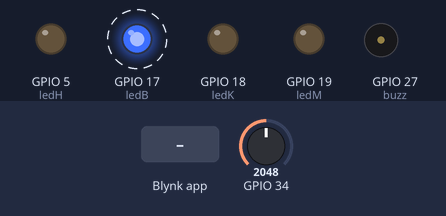
Simulated run of this sketch. Board: ESP32. On the bench: output pins drawn as LEDs (lit = HIGH), buzzer (waves = sounding, pin HIGH). Dashed ring = blinking. The test bench sets the inputs (shaded band); at power-on: GPIO 34 = 2048. WiFi joins after 1.5 s; servers stay silent unless stated; what the sketch prints to the serial monitor is not drawn.

Above: at 3.0 s.
3.1 s: Blynk app writes 1 to V0
At 4.05 s:
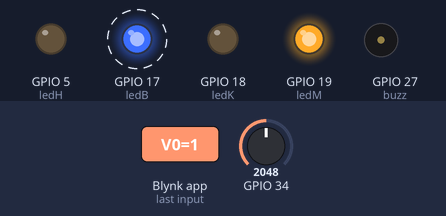
6.1 s: Blynk app writes 0 to V0
At 6.6 s:
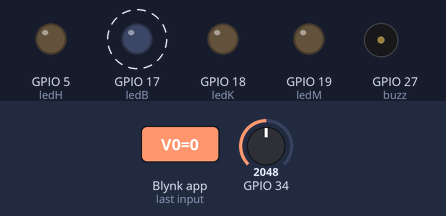
9.1 s: Blynk app writes 1 to V1
At 10.05 s:
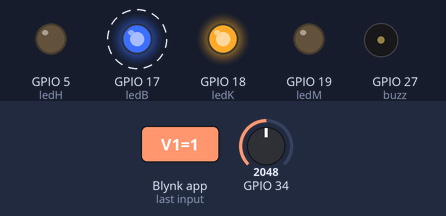
12.1 s: Blynk app writes 200 to V0
At 13.05 s:
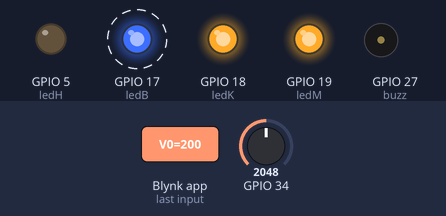
15.1 s: Blynk app writes 1 to V2
At 16.05 s:
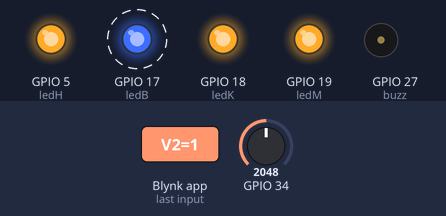
18.1 s: Blynk app writes 0 to V1
At 19.05 s:
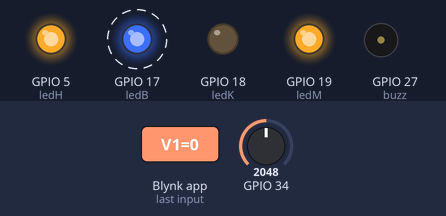
Timing chart, 0 to 22.1 s (numbered marks = the images above; inputs shaded):
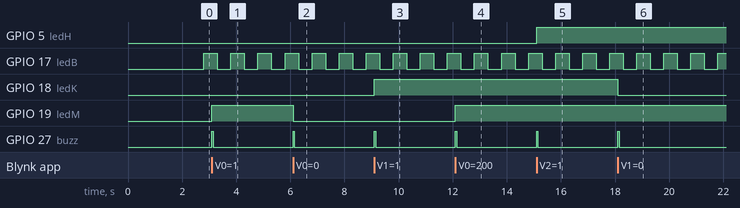

Measured:
- after the input at 3.1 s, GPIO 19 (ledM): LOW → HIGH at once; GPIO 27 (buzz): LOW → HIGH at once, → LOW 0.05 s later
- after the input at 6.1 s, GPIO 19 (ledM): HIGH → LOW at once; GPIO 27 (buzz): LOW → HIGH at once, → LOW 0.05 s later
- after the input at 9.1 s, GPIO 18 (ledK): LOW → HIGH at once; GPIO 27 (buzz): LOW → HIGH at once, → LOW 0.05 s later
- after the input at 12.1 s, GPIO 19 (ledM): LOW → HIGH at once; GPIO 27 (buzz): LOW → HIGH at once, → LOW 0.05 s later
- after the input at 15.1 s, GPIO 5 (ledH): LOW → HIGH at once; GPIO 27 (buzz): LOW → HIGH at once, → LOW 0.05 s later
- after the input at 18.1 s, GPIO 18 (ledK): HIGH → LOW at once; GPIO 27 (buzz): LOW → HIGH at once, → LOW 0.05 s later
- by itself, GPIO 17 (ledB): alternates HIGH for 0.50 s and LOW for 0.50 s

The sketch:

ADC_V1.ino
```cpp
#define BLYNK_PRINT Serial
#define BLYNK_TEMPLATE_ID   "YOUR_TEMPLATE_ID"
#define BLYNK_TEMPLATE_NAME "YOUR_TEMPLATE_NAME"
#define BLYNK_AUTH_TOKEN    "YOUR_AUTH_TOKEN"
#include <WiFi.h>
#include <WiFiClient.h>
#include <BlynkSimpleEsp32.h>

char ssid[] = "YOUR_SSID";
char pass[] = "YOUR_PW";

BlynkTimer timer;

#define ledM  19
#define ledK  18
#define ledH  5
#define ledB  17
#define buzz  27

BLYNK_WRITE(V0)
{ int pbM_Status = param.asInt();
  digitalWrite(ledM,pbM_Status);
  beep(1,50);
}
BLYNK_WRITE(V1)
{ int pbK_Status = param.asInt();
  digitalWrite(ledK,pbK_Status);
  beep(1,50);
}
BLYNK_WRITE(V2)
{ int pbH_Status = param.asInt();
  digitalWrite(ledH,pbH_Status);
  beep(1,50);
}
void beep(int bil, int tempoh)
{ for(int i=0;i<bil;i++)
  { digitalWrite(buzz,HIGH);  delay(tempoh);
    digitalWrite(buzz,LOW);   delay(tempoh);
  }
}
int status=0;
void kelip()
{ digitalWrite(ledB,status);
  status=!status;
}

int an;
void getAN()
{ an = analogRead(34);
  an = map(an,0,4095,1,10);
  Serial.println(an);
}
void send_to_Blynk()
{ Blynk.virtualWrite(V3,an);
}

void setup()
{ Serial.begin(9600);
  Blynk.begin(BLYNK_AUTH_TOKEN, ssid, pass);
  pinMode(ledM, OUTPUT);
  pinMode(ledK, OUTPUT);
  pinMode(ledH, OUTPUT);
  pinMode(ledB, OUTPUT);
  pinMode(buzz, OUTPUT);
  timer.setInterval(500L,kelip);
  timer.setInterval(10L,getAN);
  timer.setInterval(2000L,send_to_Blynk);
}

void loop()
{ Blynk.run();
  timer.run();
}
```
